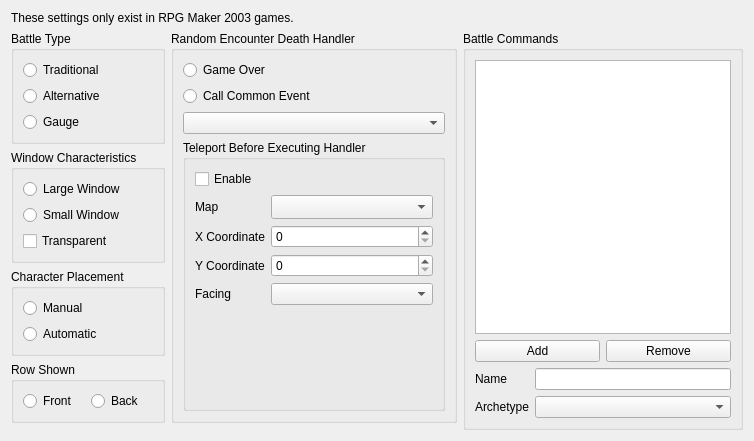
<?xml version="1.0" encoding="UTF-8"?>
<ui version="4.0">
 <class>BattleScreenWidget</class>
 <widget class="QWidget" name="BattleScreenWidget">
  <property name="windowTitle">
   <string>Battle Screen</string>
  </property>
  <layout class="QVBoxLayout" name="layoutPage">
   <item>
    <widget class="QLabel" name="labelRpg2003Only">
     <property name="text">
      <string>These settings only exist in RPG Maker 2003 games.</string>
     </property>
     <property name="wordWrap">
      <bool>true</bool>
     </property>
    </widget>
   </item>
   <item>
    <widget class="QWidget" name="widgetSettings" native="true">
     <layout class="QHBoxLayout" name="layoutColumns">
      <property name="leftMargin">
       <number>0</number>
      </property>
      <property name="topMargin">
       <number>0</number>
      </property>
      <property name="rightMargin">
       <number>0</number>
      </property>
      <property name="bottomMargin">
       <number>0</number>
      </property>
      <item>
       <layout class="QVBoxLayout" name="layoutLeft">
        <item>
         <widget class="QGroupBox" name="groupBattleType">
          <property name="title">
           <string>Battle Type</string>
          </property>
          <layout class="QVBoxLayout" name="layoutBattleType">
           <item>
            <widget class="QRadioButton" name="radioTraditional">
             <property name="text">
              <string>Traditional</string>
             </property>
            </widget>
           </item>
           <item>
            <widget class="QRadioButton" name="radioAlternative">
             <property name="text">
              <string>Alternative</string>
             </property>
            </widget>
           </item>
           <item>
            <widget class="QRadioButton" name="radioGauge">
             <property name="text">
              <string>Gauge</string>
             </property>
            </widget>
           </item>
          </layout>
         </widget>
        </item>
        <item>
         <widget class="QGroupBox" name="groupWindow">
          <property name="title">
           <string>Window Characteristics</string>
          </property>
          <layout class="QVBoxLayout" name="layoutWindow">
           <item>
            <widget class="QRadioButton" name="radioWindowLarge">
             <property name="text">
              <string>Large Window</string>
             </property>
            </widget>
           </item>
           <item>
            <widget class="QRadioButton" name="radioWindowSmall">
             <property name="text">
              <string>Small Window</string>
             </property>
            </widget>
           </item>
           <item>
            <widget class="QCheckBox" name="checkTransparent">
             <property name="text">
              <string>Transparent</string>
             </property>
            </widget>
           </item>
          </layout>
         </widget>
        </item>
        <item>
         <widget class="QGroupBox" name="groupPlacement">
          <property name="title">
           <string>Character Placement</string>
          </property>
          <layout class="QVBoxLayout" name="layoutPlacement">
           <item>
            <widget class="QRadioButton" name="radioPlacementManual">
             <property name="text">
              <string>Manual</string>
             </property>
            </widget>
           </item>
           <item>
            <widget class="QRadioButton" name="radioPlacementAutomatic">
             <property name="text">
              <string>Automatic</string>
             </property>
            </widget>
           </item>
          </layout>
         </widget>
        </item>
        <item>
         <widget class="QGroupBox" name="groupRow">
          <property name="title">
           <string>Row Shown</string>
          </property>
          <layout class="QHBoxLayout" name="layoutRow">
           <item>
            <widget class="QRadioButton" name="radioRowFront">
             <property name="text">
              <string>Front</string>
             </property>
            </widget>
           </item>
           <item>
            <widget class="QRadioButton" name="radioRowBack">
             <property name="text">
              <string>Back</string>
             </property>
            </widget>
           </item>
          </layout>
         </widget>
        </item>
        <item>
         <spacer name="spacerLeft">
          <property name="orientation">
           <enum>Qt::Vertical</enum>
          </property>
         </spacer>
        </item>
       </layout>
      </item>
      <item>
       <layout class="QVBoxLayout" name="layoutMiddle">
        <item>
         <widget class="QGroupBox" name="groupDeathHandler">
          <property name="title">
           <string>Random Encounter Death Handler</string>
          </property>
          <layout class="QVBoxLayout" name="layoutDeathHandler">
           <item>
            <widget class="QRadioButton" name="radioDeathGameOver">
             <property name="text">
              <string>Game Over</string>
             </property>
            </widget>
           </item>
           <item>
            <widget class="QRadioButton" name="radioDeathEvent">
             <property name="text">
              <string>Call Common Event</string>
             </property>
            </widget>
           </item>
           <item>
            <widget class="CommonEventRpgComboBox" name="comboDeathEvent"/>
           </item>
           <item>
            <widget class="QGroupBox" name="groupDeathTeleport">
             <property name="title">
              <string>Teleport Before Executing Handler</string>
             </property>
             <layout class="QFormLayout" name="layoutDeathTeleport">
              <item row="0" column="0" colspan="2">
               <widget class="QCheckBox" name="checkDeathTeleport">
                <property name="text">
                 <string>Enable</string>
                </property>
               </widget>
              </item>
              <item row="1" column="0">
               <widget class="QLabel" name="labelDeathMap">
                <property name="text">
                 <string>Map</string>
                </property>
                <property name="buddy">
                 <cstring>comboDeathMap</cstring>
                </property>
               </widget>
              </item>
              <item row="1" column="1">
               <widget class="QComboBox" name="comboDeathMap">
                <property name="sizeAdjustPolicy">
                 <enum>QComboBox::AdjustToMinimumContentsLengthWithIcon</enum>
                </property>
                <property name="minimumContentsLength">
                 <number>14</number>
                </property>
               </widget>
              </item>
              <item row="2" column="0">
               <widget class="QLabel" name="labelDeathX">
                <property name="text">
                 <string>X Coordinate</string>
                </property>
                <property name="buddy">
                 <cstring>spinDeathX</cstring>
                </property>
               </widget>
              </item>
              <item row="2" column="1">
               <widget class="QSpinBox" name="spinDeathX">
                <property name="maximum">
                 <number>9999</number>
                </property>
               </widget>
              </item>
              <item row="3" column="0">
               <widget class="QLabel" name="labelDeathY">
                <property name="text">
                 <string>Y Coordinate</string>
                </property>
                <property name="buddy">
                 <cstring>spinDeathY</cstring>
                </property>
               </widget>
              </item>
              <item row="3" column="1">
               <widget class="QSpinBox" name="spinDeathY">
                <property name="maximum">
                 <number>9999</number>
                </property>
               </widget>
              </item>
              <item row="4" column="0">
               <widget class="QLabel" name="labelDeathFacing">
                <property name="text">
                 <string>Facing</string>
                </property>
                <property name="buddy">
                 <cstring>comboDeathFacing</cstring>
                </property>
               </widget>
              </item>
              <item row="4" column="1">
               <widget class="QComboBox" name="comboDeathFacing"/>
              </item>
             </layout>
            </widget>
           </item>
          </layout>
         </widget>
        </item>
        <item>
         <spacer name="spacerMiddle">
          <property name="orientation">
           <enum>Qt::Vertical</enum>
          </property>
         </spacer>
        </item>
       </layout>
      </item>
      <item>
       <widget class="QGroupBox" name="groupCommands">
        <property name="title">
         <string>Battle Commands</string>
        </property>
        <layout class="QVBoxLayout" name="layoutCommands">
         <item>
          <widget class="QListWidget" name="listCommands"/>
         </item>
         <item>
          <layout class="QHBoxLayout" name="layoutCommandButtons">
           <item>
            <widget class="QPushButton" name="pushAddCommand">
             <property name="text">
              <string>Add</string>
             </property>
            </widget>
           </item>
           <item>
            <widget class="QPushButton" name="pushRemoveCommand">
             <property name="toolTip">
              <string>Removes the last command</string>
             </property>
             <property name="text">
              <string>Remove</string>
             </property>
            </widget>
           </item>
          </layout>
         </item>
         <item>
          <layout class="QFormLayout" name="layoutCommand">
           <item row="0" column="0">
            <widget class="QLabel" name="labelCommandName">
             <property name="text">
              <string>Name</string>
             </property>
             <property name="buddy">
              <cstring>lineCommandName</cstring>
             </property>
            </widget>
           </item>
           <item row="0" column="1">
            <widget class="QLineEdit" name="lineCommandName"/>
           </item>
           <item row="1" column="0">
            <widget class="QLabel" name="labelCommandType">
             <property name="text">
              <string>Archetype</string>
             </property>
             <property name="buddy">
              <cstring>comboCommandType</cstring>
             </property>
            </widget>
           </item>
           <item row="1" column="1">
            <widget class="QComboBox" name="comboCommandType"/>
           </item>
          </layout>
         </item>
        </layout>
       </widget>
      </item>
     </layout>
    </widget>
   </item>
  </layout>
 </widget>
 <customwidgets>
  <customwidget>
   <class>CommonEventRpgComboBox</class>
   <extends>QComboBox</extends>
   <header>ui/common/rpg_combobox.h</header>
  </customwidget>
 </customwidgets>
 <resources/>
 <connections/>
</ui>
